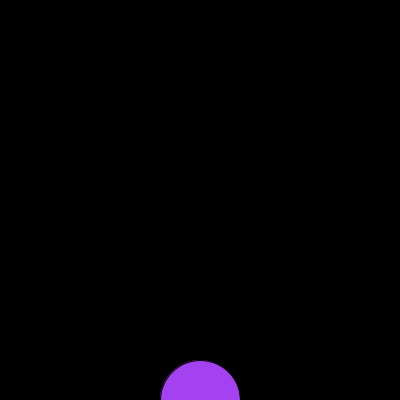
Frame 1 (no input)
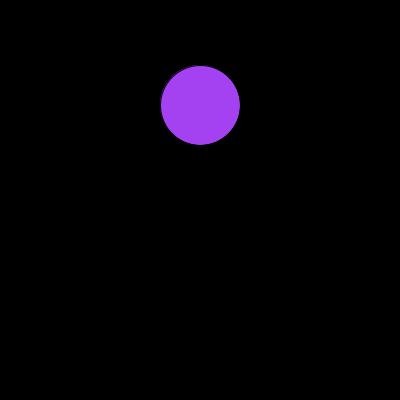
Frame 60 (the mouse pressed at the canvas centre just before this capture)
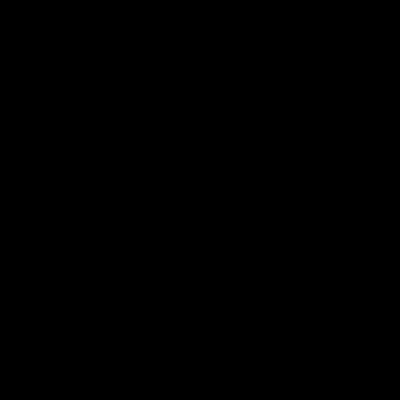
Frame 120 (the mouse held since frame 60 and released just before this capture)

The Processing sketch that drew these frames (run headless with seeded random() and noise(); from frame 60 on, the mouse is pressed at the canvas centre):

// Processing sketch: ejercicio2
// ── ejercicio2.pde
Circulo circulo;

void setup(){
  size(400,400);
  circulo = new Circulo();
}

void draw(){
  background(0);
  circulo.mostrar();
  circulo.mover();
}

// ── Circulo.pde
class Circulo{
  private float x,y,size;
  private color col;
  
  Circulo(){
    this.x=200;
    this.y=400;
    this.size=80;
    this.col=color(random(255), random(255), random(255));
  }
  
  void mostrar(){
    fill(col);
    ellipse(x,y,size,size);
  }
  
  void mover(){
    y=y-5;
  }
  
}
